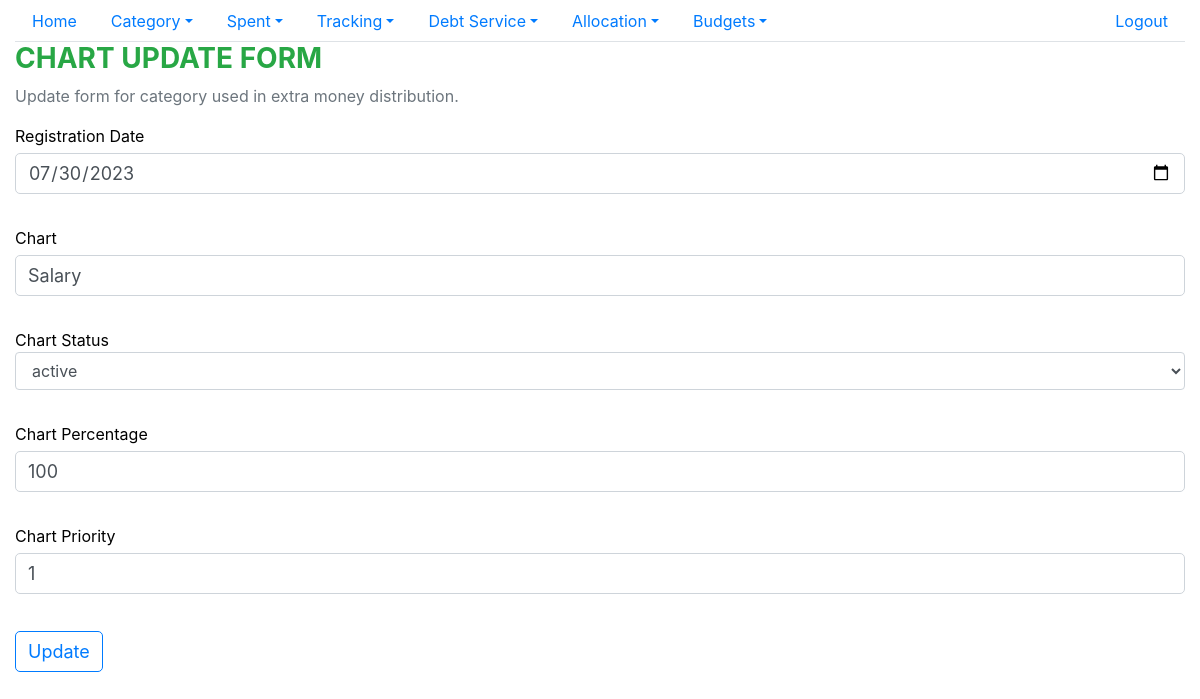
Screenshot of /allocate/chart_update/8 with the database file from the repository.
### distributer/models.py (models this page shows, shortened)
class Chart(models.Model):
    choices =(("active","active"),("disabled","disabled"))
    chart_date = models.DateField()
    chart_name = models.CharField(max_length=128)
    status =models.CharField(max_length=64,default="active",choices=choices)
    perc = models.IntegerField()
    priority = models.IntegerField()
    voided = models.IntegerField(default=0)
    user_id = models.ForeignKey(settings.AUTH_USER_MODEL, on_delete=models.CASCADE)
    date_created = models.DateTimeField(auto_now_add=True)
    date_updated = models.DateTimeField(auto_now=True)
    class Meta:
        ordering = ['priority','status']

### distributer/views.py (the view, shortened to what this page needs)
# urls.py: path('chart_update/<int:pk>',views.ChartUpdateView.as_view(),name='chart_update'),
class ChartUpdateView(View,LoginRequiredMixin):
    login_url = settings.LOGIN_URL
    def get(self,request,pk):
        chart = Chart.objects.get(pk=pk)
        form = ChartForm(instance=chart)
        return render(request,'distributer/chart_update_form.html',{'form':form})

### distributer/forms.py
class ChartForm(forms.ModelForm):
    class Meta:
        model = Chart
        fields = ['chart_date','chart_name', 'status', 'priority', 'perc']
        widgets = {
            'chart_date': forms.TextInput(attrs={'type': 'date', 'value': tz.now().date(), 'class': 'form-group form-control'}),
            'chart_name': forms.TextInput(attrs={'class': 'form-group form-control'}),
            'status': forms.Select(attrs={'class': 'form-group form-control'}),
            'perc': forms.NumberInput(attrs={'class': 'form-group form-control'}),
            'priority': forms.NumberInput(attrs={'class': 'form-group form-control'}),
        }

### distributer/templates/distributer/chart_update_form.html (shortened to what this page needs)
{% extends "base.html" %}
{% block content %}
<h3 class="text-success font-weight-bold">CHART UPDATE FORM</h3>
<p class="text-secondary"> Update form for category used in extra money distribution.</p>
<div>
<form action="" method="post">
	<div class="row">
		<div class="form-group col">
			<label for="chart_date" class="form-control-label"> Registration Date </label>
			{{form.chart_date}}
		</div>
    </div>
    <div class="row">
		<div class="form-group col">
			<label for="chart_name" class="form-control-label"> Chart</label>
            {{form.chart_name}}
		</div>
	</div>
    <div class="row">
        <div class="form-group col">
			<label for="status" class="form-control-label"> Chart Status</label>
			{{form.status}}
		</div>
    </div>
	<div class="row">
        <div class="form-group col">
			<label for="perc" class="form-control-label"> Chart Percentage</label>
			{{form.perc}}
		</div>
    </div>
	<div class="row">
        <div class="form-group col">
			<label for="perc" class="form-control-label"> Chart Priority</label>
			{{form.priority}}
		</div>
    </div>
    <div class="row">
        <div class="col">
            <button type="submit" class="btn btn-outline-primary" > Update </button>
        </div>
    </div>
</form>
</div>
{% endblock content %}

### static/spent/main.css (style rules this page uses)
body { color: #000; overflow-x: hidden; height: 100%; background-repeat: no-repeat; background-size: 100% 100% }
.form-control-label { margin-bottom: 0 }
input, textarea, button { padding: 8px 15px; border-radius: 5px !important; margin: 5px 0px; box-sizing: border-box; border: 1px solid #ccc; font-size: 18px !important; font-weight: 300 }

### rows the page displays
Chart: chart_date "07/30/2023", chart_name "Salary", status "active", perc "100", priority "1"
